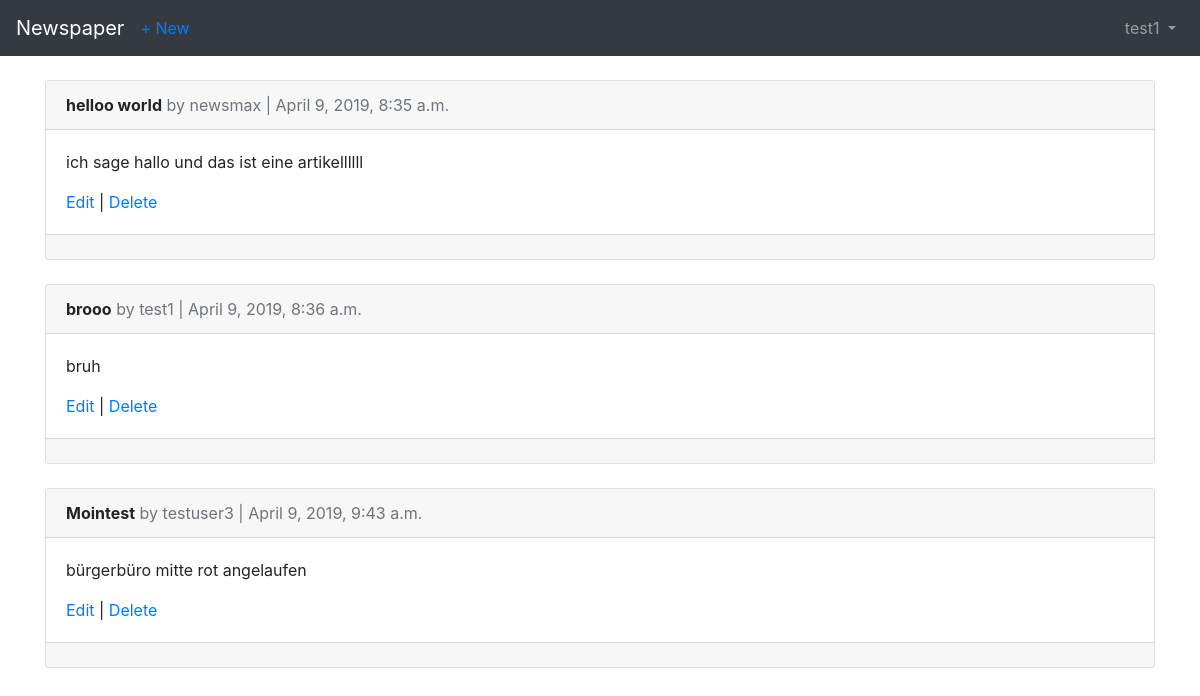
The app's page /articles/ (signed in), older data.
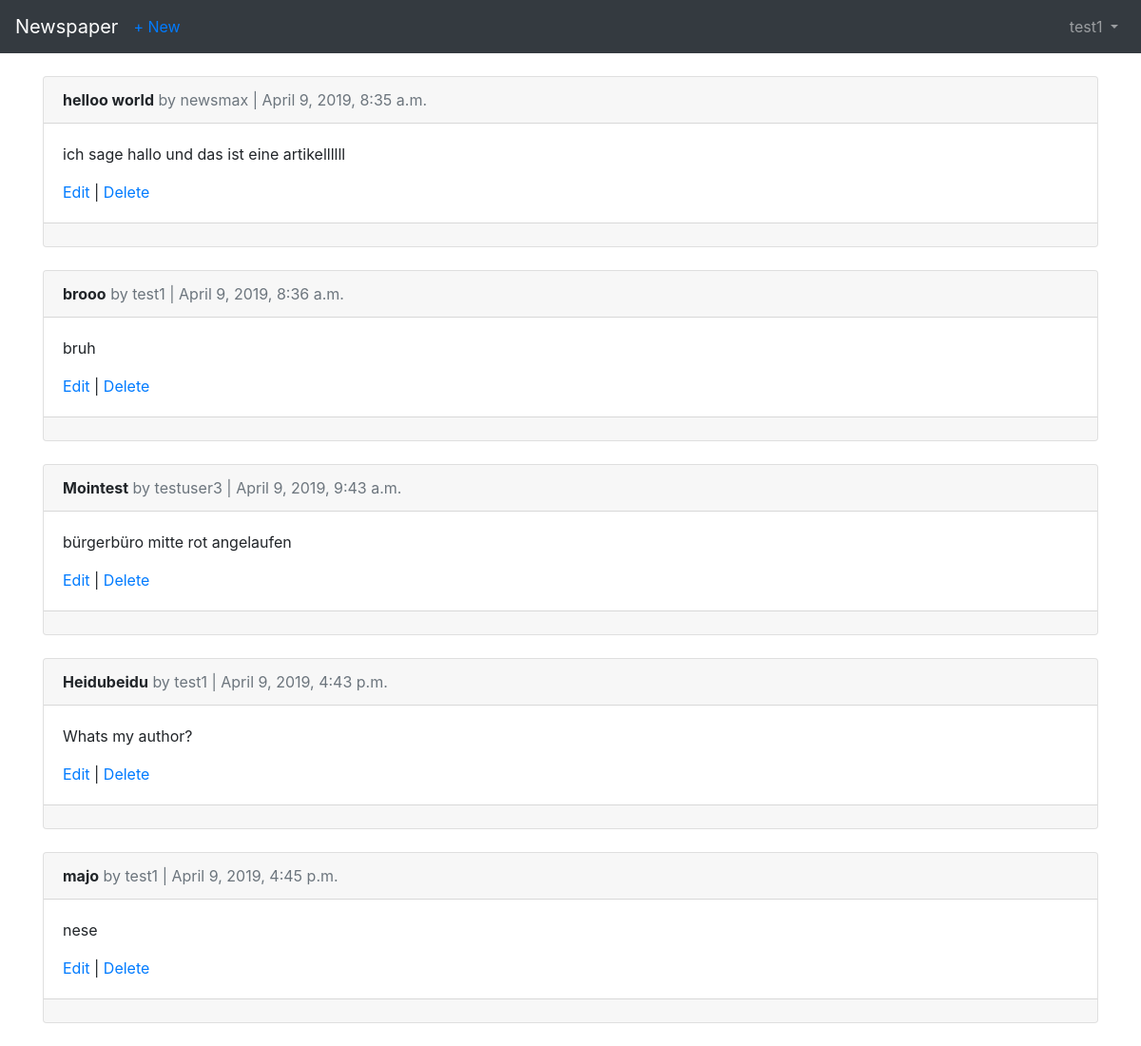
The same page, newer data.
### users/models.py (models this page shows)
class CustomUser(AbstractUser):
  age = models.PositiveIntegerField(null=True, blank=True) # null allows empty database value, blank allows empty form input

### articles/models.py (models this page shows, shortened)
class Article(models.Model):
  title = models.CharField(max_length=255)
  body = models.TextField()
  date = models.DateTimeField(auto_now_add=True)
  author = models.ForeignKey(get_user_model(), on_delete=models.CASCADE)

### articles/views.py (the view)
# urls.py: path('', ArticleListView.as_view(), name='article_list')
class ArticleListView(LoginRequiredMixin, ListView):
  model = Article
  template_name = "article_list.html"
  login_url = 'login'

### templates/article_list.html (shortened to what this page needs)
{% extends "base.html" %}
{% block content %}
  {% for article in object_list %}
    <div class="card">
      <div class="card-header">
        <span class="font-weight-bold">{{ article.title }}</span>
        <span class="text-muted"> by {{ article.author }} |
        {{article.date }}</span>
      </div>
      <div class="card-body">
        <p>{{ article.body }}</p>
        <a href="{% url 'article_edit' article.pk %}">Edit</a> |
        <a href="{% url 'article_delete' article.pk %}">Delete</a>
      </div>
      <div class="card-footer">
      </div>
    </div>
    <br />
  {% endfor %}
{% endblock content %}

### templates/base.html (shortened to what this page needs)
<!DOCTYPE html>
<html>
<head>
<link rel="stylesheet" href="https://stackpath.bootstrapcdn.com/bootstrap/4.3.1/css/bootstrap.min.css">
</head>
<body>
  <nav class="navbar navbar-expand-md navbar-dark bg-dark mb-4">
    <a class="navbar-brand" href="{% url 'home' %}">Newspaper</a>
    {% if user.is_authenticated %}
      <ul class="navbar-nav mr-auto">
        <li class="nav-item"><a href="{% url 'article_new' %}">+ New</a></li>
      </ul>
    {% endif %}
    <div class="collapse navbar-collapse" id="navbarCollapse">
      {% if user.is_authenticated %}
        <ul class="navbar-nav ml-auto">
          <li class="nav-item">
            <a class="nav-link dropdown-toggle" href="#" id="userMenu"
              data-toggle="dropdown" aria-haspopup="true"
              aria-expanded="false">
              {{ user.username }}
            </a>
          </li>
        </ul>
      {% else %}
        <form class="form-inline ml-auto">
          <a href="{% url 'login' %}" class="btn btn-outline-secondary">Log In</a>
          <a href="{% url 'signup' %}" class="btn btn-primary ml-2">Sign up</a>
        </form>
      {% endif %}
    </div>
  </nav>
  <div class="container">
  {% block content %}
  {% endblock content %}
  </div>
</body>
</html>

Row changes from the older to the newer data that the page shows:
added Article: title "Heidubeidu", author "test1", date "April 9, 2019, 4:43 p.m.", body "Whats my author?"
added Article: title "majo", author "test1", date "April 9, 2019, 4:45 p.m.", body "nese"
